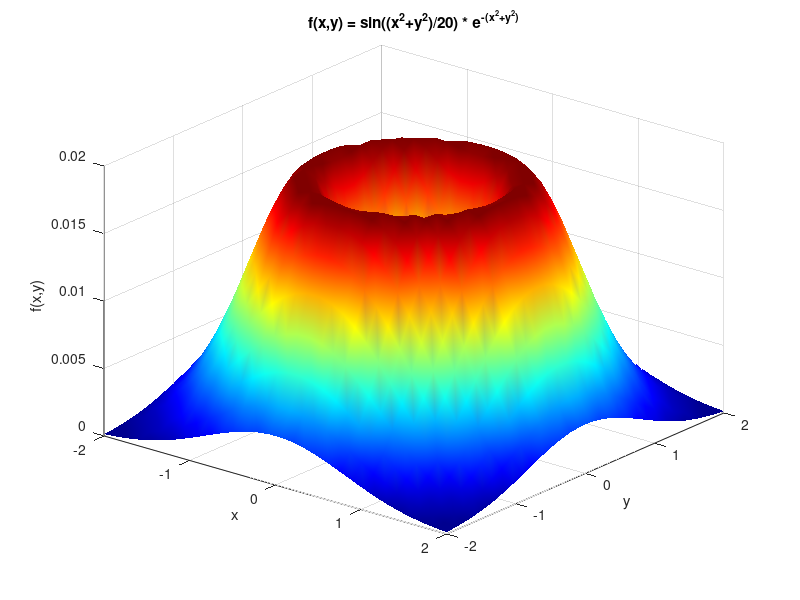
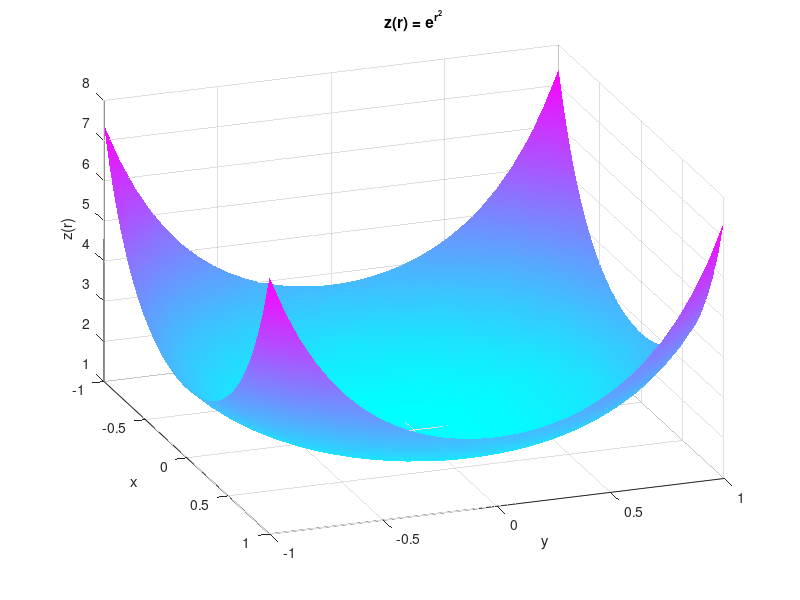
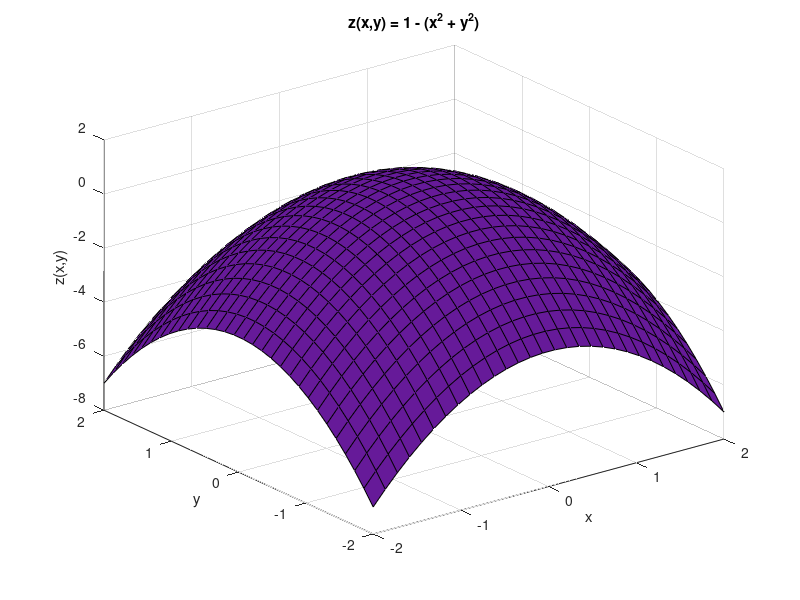

The MATLAB script that drew these images, in order:
% Mandatory Task 1a
x = linspace(-2, 2, 30);
y = linspace(-2, 2, 30);
[X, Y] = meshgrid(x, y);
Z = sin((X.^2 + Y.^2)/20) .* exp(-(X.^2 + Y.^2));

figure;
surf(X, Y, Z);
colormap(jet);
shading interp;
view(39, 30);
xlabel('x');
ylabel('y');
zlabel('f(x,y)');
title('f(x,y) = sin((x^2+y^2)/20) * e^{-(x^2+y^2)}');

% Mandatory Task 1b
x2 = linspace(-1, 1, 30);
y2 = linspace(-1, 1, 30);
[X2, Y2] = meshgrid(x2, y2);
R = sqrt(X2.^2 + Y2.^2);
Z2 = exp(R.^2);

figure;
surf(X2, Y2, Z2);
colormap(cool);
shading interp;
view(70, 30);
xlabel('x');
ylabel('y');
zlabel('z(r)');
title('z(r) = e^{r^2}');

% Complementary Task
x3 = linspace(-2, 2, 30);
y3 = linspace(-2, 2, 30);
[X3, Y3] = meshgrid(x3, y3);
Z3 = 1 - (X3.^2 + Y3.^2);

figure;
surf(X3, Y3, Z3, 'FaceColor', [0.4 0.1 0.6]);
xlabel('x');
ylabel('y');
zlabel('z(x,y)');
title('z(x,y) = 1 - (x^2 + y^2)');
